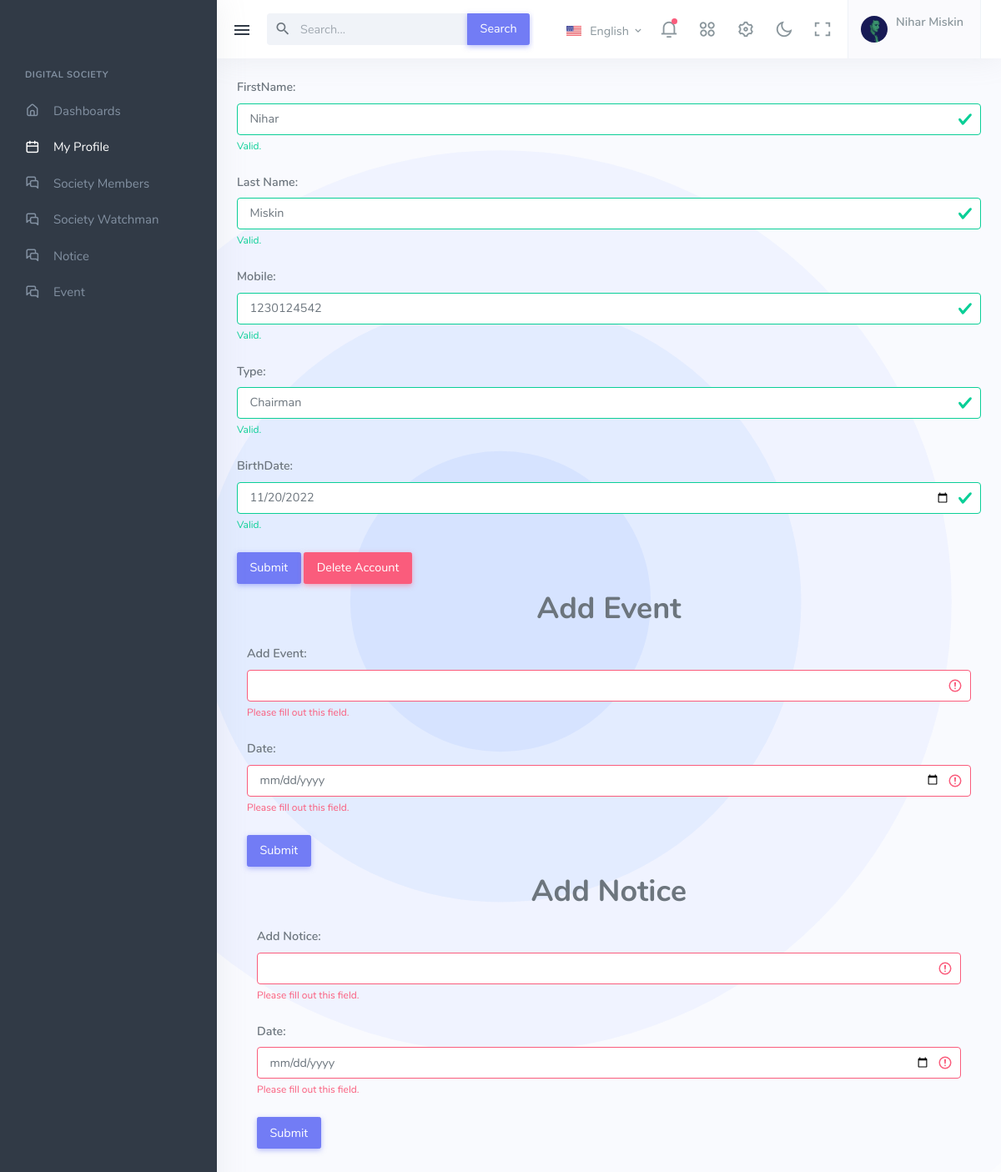
The page /chairman_profile_page/ (signed in) on the database its author committed.
### digital_App/models.py (models this page shows, shortened)
class Visitor(models.Model):
    User = models.ForeignKey(User, on_delete=models.CASCADE)
    FullName = models.CharField(max_length=15, default=str(), blank=True)
    Mobile = models.CharField(max_length=10, default=str(), blank=True)
    Birthday = models.DateField(default="2022-11-20")
    class Meta:
        db_table = "Visitor"

class Chairman(models.Model):
    Visitor = models.ForeignKey(Visitor, on_delete=models.CASCADE)
    Type = models.CharField(max_length=10, default=str(), blank=True)
    class Meta:
        db_table = "Chairman"

### digital_App/views.py (the view)
# urls.py: path("chairman_profile_page/", chairman_profile_page, name="chairman_profile_page"),
def chairman_profile_page(request):
    if 'email' in request.session:
        profile_data(request,)
        return render(request, 'chairman_profile_page.html', default_data)
    return render(request, "chairman_profile_page.html")

### digital_App/views.py (called while the page is built)
def profile_data(request):
    print(request.POST)
    user = User.objects.get(Email = request.session['email'])
    visitor = Visitor.objects.get(User = user)
    visitor.first_name = visitor.FullName.split()[0]
    visitor.last_name = visitor.FullName.split()[1]
    visitor.birthday = visitor.Birthday.strftime("%Y-%m-%d")
    visitor.mobile = visitor.Mobile
    default_data["member_data"]= visitor

### digital_App/templates/chairman_profile_page.html (shortened to what this page needs)
{% extends 'base.html' %}
{% load static %}
{% block Main_Code %}
<div class="navbar-custom topnav-navbar">
    <div class="container-fluid detached-nav">
        <button class="button-toggle-menu">
            <i class="mdi mdi-menu"></i>
        </button>
        <ul class="list-unstyled topbar-menu float-end mb-0">
            <li class="dropdown notification-list topbar-dropdown">
                <a class="nav-link dropdown-toggle arrow-none" data-bs-toggle="dropdown" href="#" role="button"
                    aria-haspopup="false" aria-expanded="false">
                    <img src="{% static 'assets/images/flags/us.jpg' %}" alt="user-image" class="me-0 me-sm-1"
                        height="12">
                    <span class="align-middle d-none d-lg-inline-block">English</span> <i
                        class="mdi mdi-chevron-down d-none d-sm-inline-block align-middle"></i>
                </a>
            </li>
            <li class="dropdown notification-list">
                <a class="nav-link dropdown-toggle arrow-none" data-bs-toggle="dropdown" href="#" role="button"
                    aria-haspopup="false" aria-expanded="false">
                    <i class="ri-notification-3-line noti-icon"></i>
                    <span class="noti-icon-badge"></span>
                </a>
            </li>
            <li class="dropdown notification-list d-none d-sm-inline-block">
                <a class="nav-link dropdown-toggle arrow-none" data-bs-toggle="dropdown" href="#" role="button"
                    aria-haspopup="false" aria-expanded="false">
                    <i class="ri-apps-2-line noti-icon"></i>
                </a>
            </li>
            <li class="notification-list d-none d-sm-inline-block">
                <a class="nav-link" data-bs-toggle="offcanvas" href="#theme-settings-offcanvas">
                    <i class="ri-settings-3-line noti-icon"></i>
                </a>
            </li>
            <li class="notification-list d-none d-sm-inline-block">
                <a class="nav-link" href="javascript:void(0)" id="light-dark-mode">
                    <i class="ri-moon-line noti-icon"></i>
                </a>
            </li>
            <li class="notification-list d-none d-md-inline-block">
                <a class="nav-link" href="#" data-toggle="fullscreen">
                    <i class="ri-fullscreen-line noti-icon"></i>
                </a>
            </li>
            <li class="dropdown notification-list">
                <a class="nav-link dropdown-toggle nav-user arrow-none me-0" data-bs-toggle="dropdown" href="#"
                    role="button" aria-haspopup="false" aria-expanded="false">
                    <span class="account-user-avatar">
                        <img src="{% static 'assets/images/users/avatar-1.jpg' %}" alt="user-image"
                            class="rounded-circle">
                    </span>
                    <span>
                        <span class="account-user-name">{{member_data.FullName}}</span>
                    </span>
                </a>
            </li>
        </ul>
        <div class="app-search dropdown">
            <form>
                <div class="input-group">
                    <input type="search" class="form-control dropdown-toggle" placeholder="Search..." id="top-search">
                    <span class="mdi mdi-magnify search-icon"></span>
                    <button class="input-group-text btn btn-primary" type="submit">Search</button>
                </div>
            </form>
        </div>
    </div>
</div>
<div class="leftside-menu">
    <div class="h-100" id="leftside-menu-container" data-simplebar>
        <ul class="side-nav">
            <li class="side-nav-title side-nav-item">Digital Society</li>
            <li class="side-nav-item">
                <a href="{% url 'home' %}" class="side-nav-link">
                    <i class="uil-home-alt"></i>
                    <span> Dashboards </span>
                </a>
            </li>
            <li class="side-nav-item">
                <a href="" class="side-nav-link">
                    <i class="uil-calender"></i>
                    <span> My Profile </span>
                </a>
            </li>
            <li class="side-nav-item">
                <a href="{% url 'society_members' %}" class="side-nav-link">
                    <i class="uil-comments-alt"></i>
                    <span> Society Members </span>
                </a>
            </li>
            <li class="side-nav-item">
                <a href="{% url 'society_watchman' %}" class="side-nav-link">
                    <i class="uil-comments-alt"></i>
                    <span> Society Watchman </span>
                </a>
            </li>
            <li class="side-nav-item">
                <a href="{% url 'notice_page' %}" class="side-nav-link">
                    <i class="uil-comments-alt"></i>
                    <span> Notice </span>
                </a>
            </li>
            <li class="side-nav-item">
                <a href="{% url 'event_page' %}" class="side-nav-link">
                    <i class="uil-comments-alt"></i>
                    <span> Event </span>
                </a>
            </li>
        </ul>
    </div>
</div>
<div class="content-page">
    <div class="content">
        <div class="container-fluid">
            <form class="was-validated" method="post" action="{% url 'profile_update_2' %}">
                <div class="mb-3 mt-3">
                    <label for="uname" class="form-label">FirstName:</label>
                    <input type="text" class="form-control" id="uname" name="first_name"
                        value="{{member_data.first_name}}" required>
                    <div class="valid-feedback">Valid.</div>
                </div>
                <div class="mb-3 mt-3">
                    <label for="uname" class="form-label">Last Name:</label>
                    <input type="text" class="form-control" id="uname" name="last_name"
                        value="{{member_data.last_name}}" required>
                    <div class="valid-feedback">Valid.</div>
                </div>
                <div class="mb-3 mt-3">
                    <label for="uname" class="form-label">Mobile:</label>
                    <input type="text" class="form-control" id="uname" placeholder="Enter username" name="mobile"
                        value="{{member_data.mobile}}" required>
                    <div class="valid-feedback">Valid.</div>
                </div>
                <div class="mb-3 mt-3">
                    <label for="uname" class="form-label">Type:</label>
                    <input type="text" class="form-control" id="uname" placeholder="Enter username" name="type"
                        value="{{chairman.type}}" required>
                    <div class="valid-feedback">Valid.</div>
                </div>
                <div class="mb-3 mt-3">
                    <label for="uname" class="form-label">BirthDate:</label>
                    <input type="date" class="form-control" id="uname" placeholder="Enter username" name="birthdate"
                        value="{{member_data.birthday}}" required>
                    <div class="valid-feedback">Valid.</div>
                </div>
                <button type="submit" class="btn btn-primary">Submit</button>
                <button type="submit" class="btn btn-danger"><a style="color: white;"
                        href="{% url 'delete_account' %}">Delete Account</a></button>
            </form>
            <h1 style="text-align: center; margin-bottom: 5px;">Add Event</h1>
            <div class="container-fluid">
                <form class="was-validated" method="post" action="{% url 'add_event' %}">
                    <div class="mb-3 mt-3">
                        <label for="uname" class="form-label">Add Event:</label>
                        <input type="text" class="form-control" id="uname" name="event" required>
                        <div class="invalid-feedback">Please fill out this field.</div>
                    </div>
                    <div class="mb-3 mt-3">
                        <label for="uname" class="form-label">Date:</label>
                        <input type="date" class="form-control" id="uname" name="date" required>
                        <div class="invalid-feedback">Please fill out this field.</div>
                    </div>
                    <button type="submit" class="btn btn-primary">Submit</button>
                </form>
                <h1 style="text-align: center; margin-bottom: 5px;">Add Notice</h1>
                <div class="container-fluid">
                    <form class="was-validated" method="post" action="{% url 'add_notice' %}">
                        <div class="mb-3 mt-3">
                            <label for="uname" class="form-label">Add Notice:</label>
                            <input type="text" class="form-control" id="uname" name="notice" required>
                            <div class="invalid-feedback">Please fill out this field.</div>
                        </div>
                        <div class="mb-3 mt-3">
                            <label for="uname" class="form-label">Date:</label>
                            <input type="date" class="form-control" id="uname" name="date" required>
                            <div class="invalid-feedback">Please fill out this field.</div>
                        </div>
                        <button type="submit" class="btn btn-primary">Submit</button>
                    </form>
                </div>
            </div>
        </div>
    </div>
</div>
{% endblock %}

### rows shown on the page
Visitor: FullName "Nihar Miskin", first_name "Nihar", last_name "Miskin", mobile "1230124542", birthdate "11/20/2022"
Chairman: type "Chairman"
